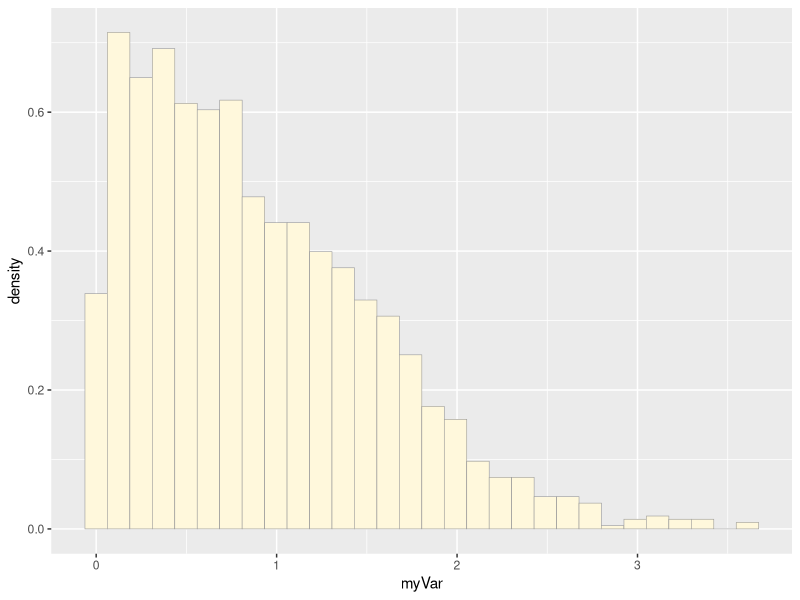
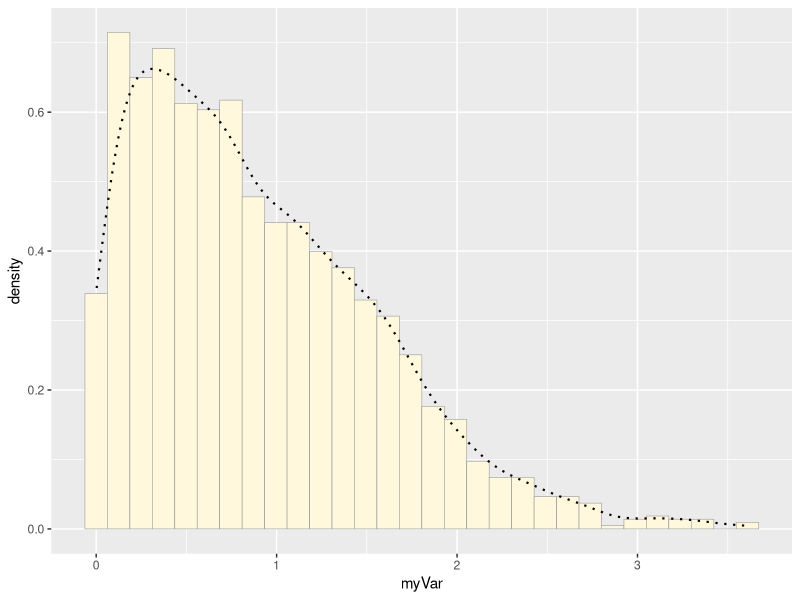
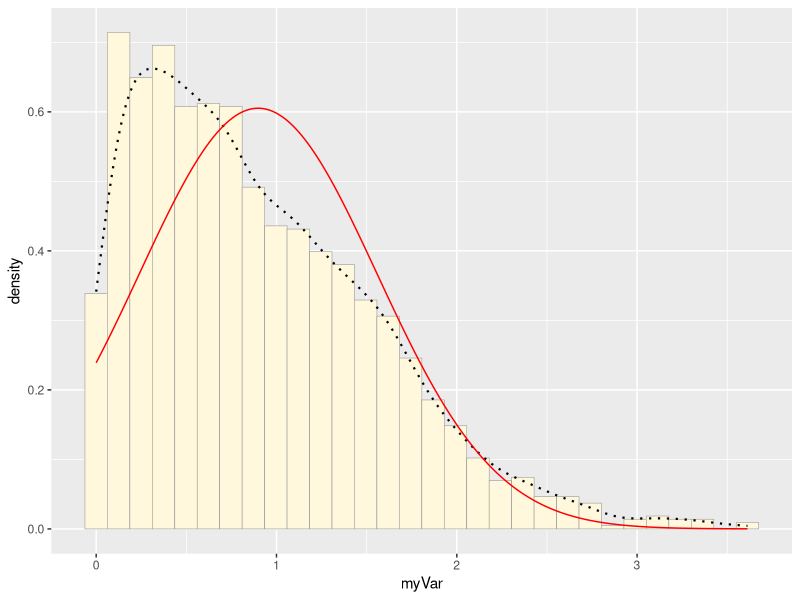
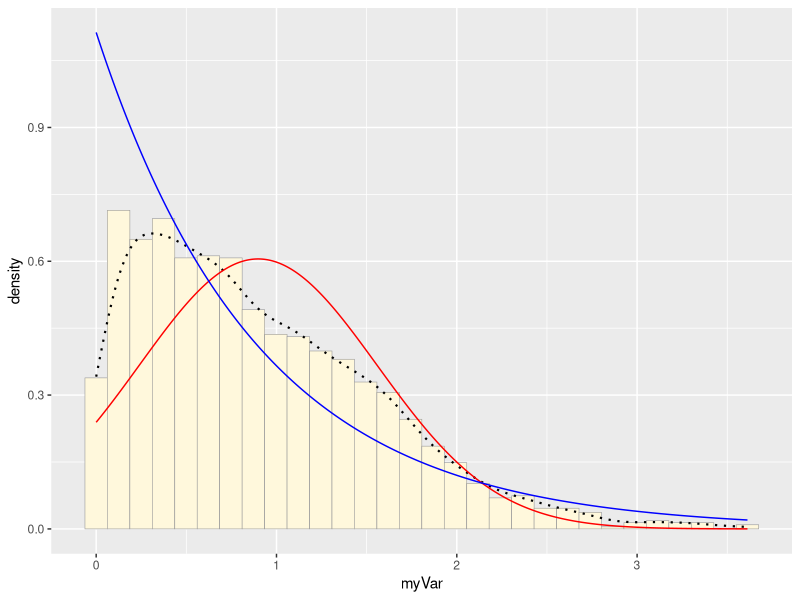
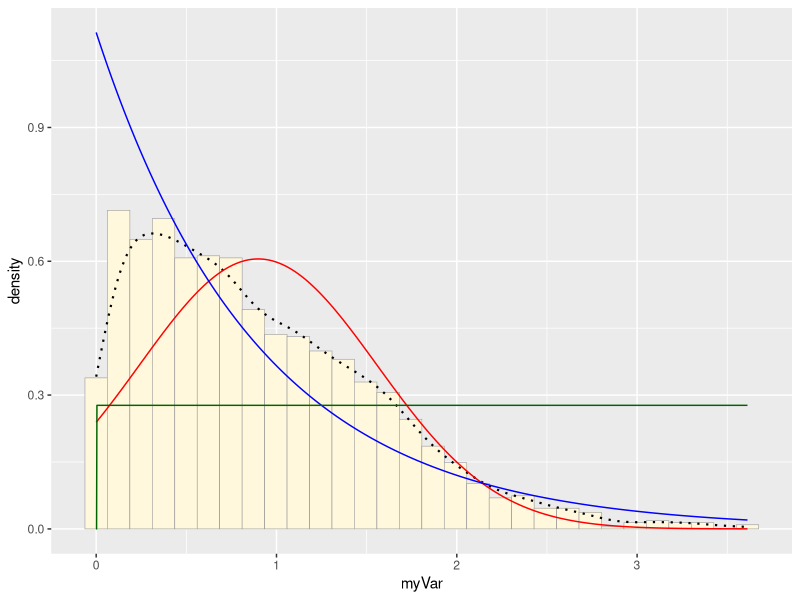
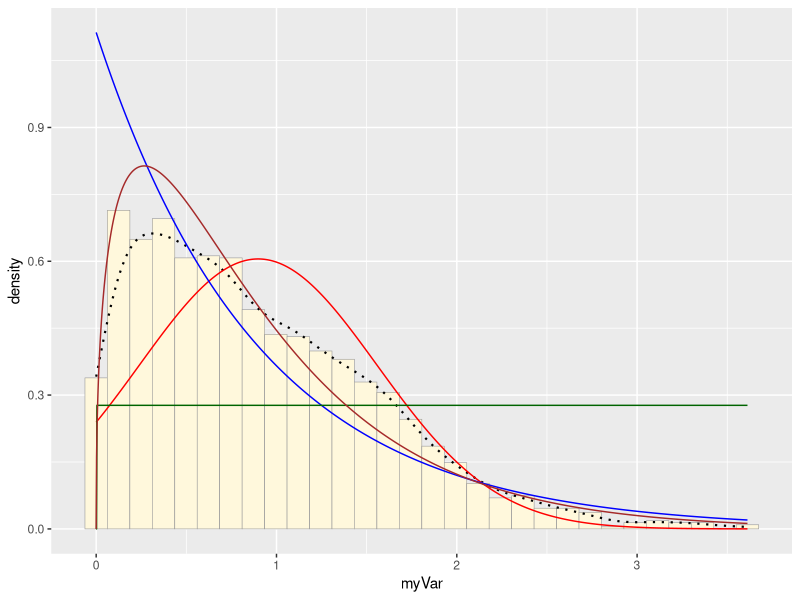
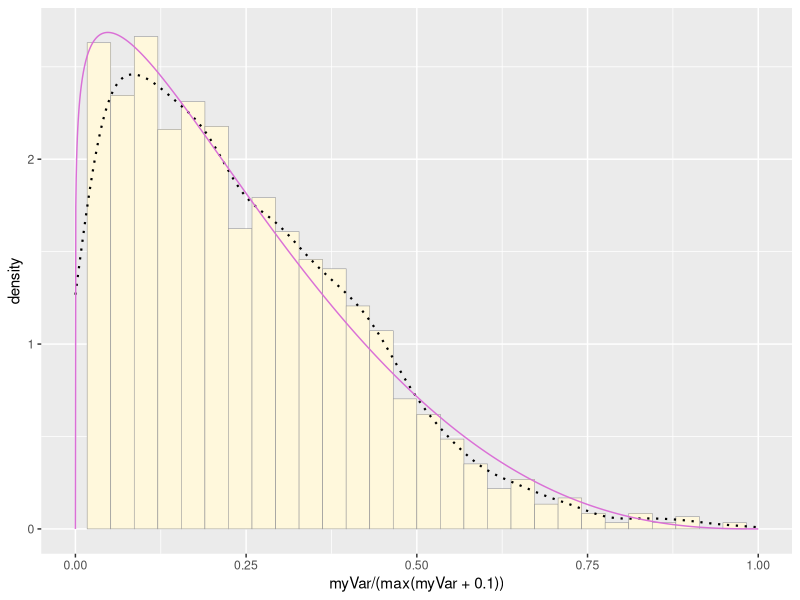

Here is the R script that generated these plots, in order:
## ---- chunk 1
knitr::opts_chunk$set(echo = TRUE)
## ---- chunk 2
library(ggplot2) # for graphics
library(MASS) # for maximum likelihood estimation
## ---- chunk 3
# quick and dirty, a truncated normal distribution to work on the solution set

z <- rnorm(n=3000,mean=0.2)
z <- data.frame(1:3000,z)
names(z) <- list("ID","myVar")
z <- z[z$myVar>0,]
str(z)
summary(z$myVar)
## ---- chunk 4
p1 <- ggplot(data=z, aes(x=myVar, y=..density..)) +
  geom_histogram(color="grey60",fill="cornsilk",size=0.2) 
print(p1)
## ---- chunk 5
p1 <-  p1 +  geom_density(linetype="dotted",size=0.75)
print(p1)
## ---- chunk 6
normPars <- fitdistr(z$myVar,"normal")
print(normPars)
str(normPars)
normPars$estimate["mean"] # note structure of getting a named attribute

## ---- chunk 7

meanML <- normPars$estimate["mean"]
sdML <- normPars$estimate["sd"]

xval <- seq(0,max(z$myVar),len=length(z$myVar))

 stat <- stat_function(aes(x = xval, y = ..y..), fun = dnorm, colour="red", n = length(z$myVar), args = list(mean = meanML, sd = sdML))
 p1 + stat
## ---- chunk 8
expoPars <- fitdistr(z$myVar,"exponential")
rateML <- expoPars$estimate["rate"]

stat2 <- stat_function(aes(x = xval, y = ..y..), fun = dexp, colour="blue", n = length(z$myVar), args = list(rate=rateML))
 p1 + stat + stat2
## ---- chunk 9
stat3 <- stat_function(aes(x = xval, y = ..y..), fun = dunif, colour="darkgreen", n = length(z$myVar), args = list(min=min(z$myVar), max=max(z$myVar)))
 p1 + stat + stat2 + stat3
## ---- chunk 10
gammaPars <- fitdistr(z$myVar,"gamma")
shapeML <- gammaPars$estimate["shape"]
rateML <- gammaPars$estimate["rate"]

stat4 <- stat_function(aes(x = xval, y = ..y..), fun = dgamma, colour="brown", n = length(z$myVar), args = list(shape=shapeML, rate=rateML))
 p1 + stat + stat2 + stat3 + stat4
## ---- chunk 11

pSpecial <- ggplot(data=z, aes(x=myVar/(max(myVar + 0.1)), y=..density..)) +
  geom_histogram(color="grey60",fill="cornsilk",size=0.2) + 
  xlim(c(0,1)) +
  geom_density(size=0.75,linetype="dotted")

betaPars <- fitdistr(x=z$myVar/max(z$myVar + 0.1),start=list(shape1=1,shape2=2),"beta")
shape1ML <- betaPars$estimate["shape1"]
shape2ML <- betaPars$estimate["shape2"]

statSpecial <- stat_function(aes(x = xval, y = ..y..), fun = dbeta, colour="orchid", n = length(z$myVar), args = list(shape1=shape1ML,shape2=shape2ML))
pSpecial + statSpecial
